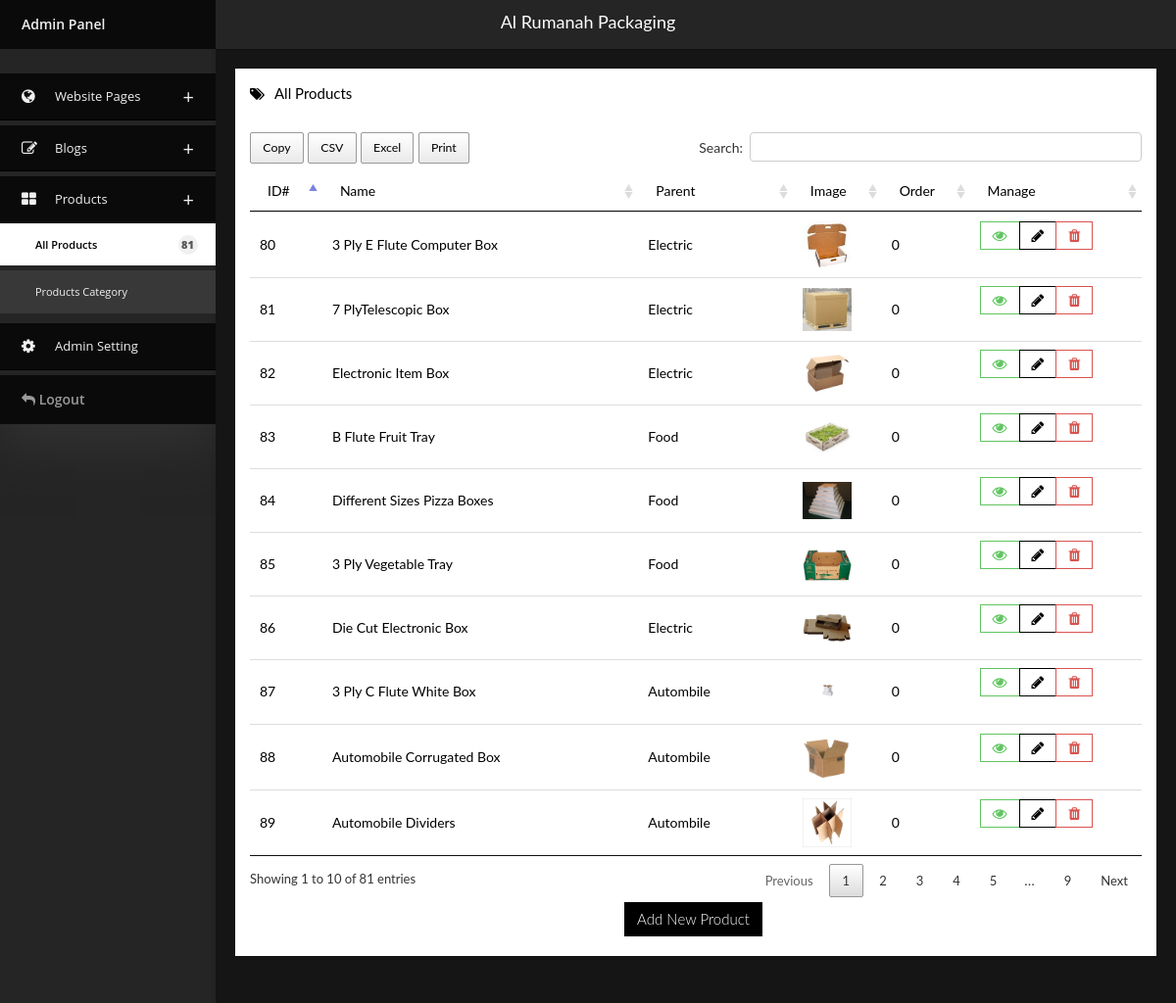
Page /admin757/products (signed in) on the committed database.
### tables this page shows
CREATE TABLE IF NOT EXISTS `contact` (
  `id` int(11) NOT NULL AUTO_INCREMENT,
  `sitename` text,
  `logo` text,
  `phone` text,
  `email` text,
  `address` text,
  `gmaps` text,
  `cover` text,
  `post` text,
  `fpost` text,
  `facebook` text,
  `twitter` text,
  `insta` text,
  `youtube` text,
  PRIMARY KEY (`id`)
);

CREATE TABLE IF NOT EXISTS `product` (
  `id` int(11) NOT NULL AUTO_INCREMENT,
  `pid` int(11) DEFAULT NULL,
  `pslug` varchar(90) DEFAULT NULL,
  `name` text,
  `slug` varchar(90) DEFAULT NULL,
  `brand` int(11) DEFAULT NULL,
  `price` int(11) NOT NULL DEFAULT '0',
  `sale` int(11) NOT NULL DEFAULT '0',
  `saleprice` int(11) DEFAULT NULL,
  `sizesm` int(11) NOT NULL DEFAULT '0',
  `sizemd` int(11) NOT NULL DEFAULT '0',
  `sizelg` int(11) NOT NULL DEFAULT '0',
  `metak` text,
  `metad` text,
  `desp` text,
  `img1` text,
  `img2` text,
  `img3` text,
  `img4` text,
  `img5` int(11) DEFAULT NULL,
  `feat` int(11) NOT NULL DEFAULT '0',
  `ordr` int(11) NOT NULL DEFAULT '1',
  `pending` int(11) NOT NULL DEFAULT '0',
  PRIMARY KEY (`id`),
  UNIQUE KEY `slug` (`slug`)
);

CREATE TABLE IF NOT EXISTS `productcat` (
  `id` int(11) NOT NULL AUTO_INCREMENT,
  `name` text,
  `slug` varchar(40) DEFAULT NULL,
  `img` text,
  `desp` text,
  `feat` text,
  `ordr` int(11) DEFAULT NULL,
  PRIMARY KEY (`id`),
  UNIQUE KEY `slug` (`slug`)
);

### admin757/products.php (the view, shortened to what this page needs)
<html>
<head>
  <?php include('include/head.php') ?>
  <link rel="stylesheet" type="text/css"  href="dt/jquery.dataTables.min.css" />
  <link rel="stylesheet" type="text/css"  href="dt/buttons.dataTables.min.css" />
  <?php if(!empty( $_GET['page_name'])) $link = $_GET['page_name'] ?>
</head>
<body onload="showtoast()"  class="page-header-fixed bg-1 sidebar-nav">
  <div class="modal-shiftfix">
    <?php include('include/header.php') ?>
    <div class="container-fluid main-content">
      <div class="row">
        <div class="col-lg-12">
          <div class="widget-container fluid-height clearfix">
            <div class="heading">
              <i class="fa fa-tags"></i>All Products
            </div>
            <div class="widget-content padded clearfix">
          <table class="table "  id="example" >
            <thead>
             <tr>
              <td>ID#</td>
              <td>Name </td>
              <td>Parent </td>
              <td>Image</td>
              <td>Order</td>
              <td>Manage</td>
            </tr>
          </thead>
          <tbody>
            <?php
                $rows =mysqli_query($con,"SELECT * FROM product  ORDER BY ordr " ) or die(mysqli_error($con));
                $n=1;
                while($row=mysqli_fetch_array($rows)){
                  $slug = $row['slug'];
                  $name = $row['name'];
                  $img = $row['img1'];
                  $pslug = $row['pslug'];
                  $ordr = $row['ordr'];
                  $id = $row['id'];
                    $rowst =mysqli_query($con,"SELECT name FROM productcat WHERE slug='$pslug'  ORDER BY ordr " ) or die(mysqli_error($con));
                while($rowt=mysqli_fetch_array($rowst)){
                  $pname = $rowt['name'];  }
                  ?>
                <tr class="orow" >
                  <td onclick="window.location='dproducts-<?php echo $slug ?>'">
                   <?php echo $id ?>
                 </td>
                 <td onclick="window.location='dproducts-<?php echo $slug ?>'"> <?php echo $name ?> </td>
                 <td onclick="window.location='dproducts-<?php echo $slug ?>'"> <?php echo $pname ?> </td>
                 <td onclick="window.location='dproducts-<?php echo $slug ?>'"><img src="../images/products/<?php echo $img ?>" style="width: 50px; "></td>
                 <td onclick="window.location='dproducts-<?php echo $slug ?>'"><?php echo $ordr ?></td>
                 <td>
            <form method="post" action="" enctype="multipart/form-data">
                        <div class="btn-group">
                            <a href="dproducts-<?php echo $slug ?>" class="btn btn-success-outline" value="<?php echo $id ?>"> <i class="fa fa-eye"></i></a>
                            <a href="dproducts-<?php echo $slug ?>" class="btn btn-primary-outline" value="<?php echo $id ?>"> <i class="fa fa-pencil"></i></a>
                            <button type="submit" name="delpro<?php echo $n ?>" class="btn btn-danger-outline" value="<?php echo $id ?>"> <i class="fa fa-trash"></i></button>
             </form>
                        </div>
                  </td>
               </tr>
             <?php } ?>
                <div class="text-center">
                              <button type="button" class="btn btn-primary" data-toggle="modal" data-target="#clientModal">
                                Add New Product
                              </button>
                  </div>
      <div class="space"></div>
</body>
</html>

### admin757/include/head.php (shortened to what this page needs)
 <?php include"../include/connect.php";?>
<?php
$rows =mysqli_query($con,"SELECT * FROM contact " ) or die(mysqli_error($con));
while($row=mysqli_fetch_array($rows)){
  $sitename = $row['sitename'];
}
?>
<link rel="stylesheet" href="../plugins/font-awesome/css/font-awesome.min.css">
<link href="stylesheets/bootstrap.min.css" media="all" rel="stylesheet" type="text/css" />
<link href="stylesheets/hightop-font.css" media="all" rel="stylesheet" type="text/css" />
<link href="stylesheets/isotope.css" media="all" rel="stylesheet" type="text/css" />
<link href="stylesheets/jquery.fancybox.css" media="all" rel="stylesheet" type="text/css" />
<link href="stylesheets/fullcalendar.css" media="all" rel="stylesheet" type="text/css" />
<link href="stylesheets/wizard.css" media="all" rel="stylesheet" type="text/css" />
<link href="stylesheets/select2.css" media="all" rel="stylesheet" type="text/css" />
<link href="stylesheets/morris.css" media="all" rel="stylesheet" type="text/css" />
<link href="stylesheets/datatables.css" media="all" rel="stylesheet" type="text/css" />
<link href="stylesheets/datepicker.css" media="all" rel="stylesheet" type="text/css" />
<link href="stylesheets/timepicker.css" media="all" rel="stylesheet" type="text/css" />
<link href="stylesheets/colorpicker.css" media="all" rel="stylesheet" type="text/css" />
<link href="stylesheets/bootstrap-switch.css" media="all" rel="stylesheet" type="text/css" />
<link href="stylesheets/bootstrap-editable.css" media="all" rel="stylesheet" type="text/css" />
<link href="stylesheets/daterange-picker.css" media="all" rel="stylesheet" type="text/css" />
<link href="stylesheets/typeahead.css" media="all" rel="stylesheet" type="text/css" />
<link href="stylesheets/summernote.css" media="all" rel="stylesheet" type="text/css" />
<link href="stylesheets/ladda-themeless.min.css" media="all" rel="stylesheet" type="text/css" />
<link href="stylesheets/social-buttons.css" media="all" rel="stylesheet" type="text/css" />
<link href="stylesheets/jquery.fileupload-ui.css" media="screen" rel="stylesheet" type="text/css" />
<link href="stylesheets/dropzone.css" media="screen" rel="stylesheet" type="text/css" />
<link href="stylesheets/nestable.css" media="screen" rel="stylesheet" type="text/css" />
<link href="stylesheets/pygments.css" media="all" rel="stylesheet" type="text/css" />
<link href="stylesheets/style.css" media="all" rel="stylesheet" type="text/css" />
<link rel="stylesheet" href="../plugins/font-awesome/css/font-awesome.min.css">
<link rel="stylesheet" type="text/css" href="newadmin/menu.css">
<link href="custom.css" media="all" rel="stylesheet" type="text/css" />

### admin757/include/header.php (shortened to what this page needs)
<div class="navbar navbar-fixed-top">
    <div class="text-center sitetext">  <?php echo $sitename ?>  </div>
    <div class="container-fluid main-nav clearfix">
    <div class="nav-collapse">
      <ul class="nav">
        <div id="jquery-accordion-menu" class="jquery-accordion-menu black">
        <div class="jquery-accordion-menu-header" style="margin-bottom: 25px;">Admin Panel</div>
        <ul>
          <li><a href="#"><i class="fa fa-globe"></i>Website Pages </a>
          </li>
  <li><a href="#"><i class="fa fa-edit"></i>Blogs </a>
          </li>
          <li><a href="#"><i class="fa fa-th-large"></i>Products  </a>
            <ul class="submenu" >
              <li><a <?php if($link=='products') echo'class="active"'?> href="products"> All Products <span class="jquery-accordion-menu-label">
                <?php
                $rows =mysqli_query($con,"SELECT * FROM product  ORDER BY ordr" ) or die(mysqli_error($con));
                echo $rowcount=mysqli_num_rows($rows)
                ?>
               </span> </a></li>
              <li><a <?php if($link=='productscat') echo'class="active"'?> href="productscat"> Products Category </a></li>
            </ul>
          </li>
          <li><a <?php if($link=='manages') echo'class="active"'?> href="manages"><i class="fa fa-cog"></i>Admin Setting </a></li>
        </ul>
        <div class="jquery-accordion-menu-footer"><a style="color: #999" href="logout.php"> <i class="fa fa-mail-reply  "></i> Logout </a> </div>
      </div>
      </ul>
    </div>
  </div>
</div>

### admin757/stylesheets/datatables.css (style rules this page uses)
table.dataTable { clear:both; margin-bottom: 10px; }

### admin757/newadmin/menu.css (style rules this page uses)
* { box-sizing:border-box; -moz-box-sizing:border-box; -webkit-box-sizing:border-box; }
body { background: #f0f0f0; }
.jquery-accordion-menu,.jquery-accordion-menu { font-family:'Open Sans',sans-serif;box-sizing:border-box;-moz-box-sizing:border-box;-webkit-box-sizing:border-box;outline:0 }
.jquery-accordion-menu { min-width:260px;float:left;position:relative;box-shadow:0 20px 50px #333 }
.jquery-accordion-menu .jquery-accordion-menu-footer,.jquery-accordion-menu .jquery-accordion-menu-header { width:100%;height:50px;padding-left:22px;float:left;line-height:50px;font-weight:600;color:#f0f0f0;background:#414956 }
.jquery-accordion-menu ul { margin:0;padding:0;list-style:none }
.jquery-accordion-menu ul li { width:100%;display:block;float:left;position:relative }
.jquery-accordion-menu ul li a { width:100%;padding:14px 22px;float:left;text-decoration:none;color:#f0f0f0;font-size:13px;background:#414956;white-space:nowrap;position:relative;overflow:hidden;-o-transition:color .2s linear,background .2s linear;-moz-transition:color .2s linear,background .2s linear;-webkit-transition:color .2s linear,background .2s linear;transition:color .2s linear,background .2s linear }
.jquery-accordion-menu>ul>li>a { border-bottom:solid 1px #3b424d }
.jquery-accordion-menu ul li a i { width:34px;float:left;line-height:18px;font-size:16px;text-align:left }
.jquery-accordion-menu ul ul.submenu,.jquery-accordion-menu ul ul.submenu li ul.submenu { width:100%;display:none;position:static }
.jquery-accordion-menu ul ul.submenu li { clear:both;width:100% }
.jquery-accordion-menu ul ul.submenu li a { width:100%;float:left;font-size:11px;background:#383838;border-top:none;position:relative;border-left:solid 6px transparent;-o-transition:border .2s linear;-moz-transition:border .2s linear;-webkit-transition:border .2s linear;transition:border .2s linear }
.jquery-accordion-menu ul ul.submenu>li>a { padding-left:30px }
.jquery-accordion-menu ul li .jquery-accordion-menu-label,.jquery-accordion-menu ul ul.submenu li .jquery-accordion-menu-label { min-width:20px;padding:1px 2px 1px 1px;position:absolute;right:18px;top:14px;font-size:11px;font-weight:800;color:#555;text-align:center;line-height:18px;background:#f0f0f0;border-radius:100% }
.jquery-accordion-menu ul ul.submenu li .jquery-accordion-menu-label { top:12px }
.black.jquery-accordion-menu .jquery-accordion-menu-footer,.black.jquery-accordion-menu .jquery-accordion-menu-header,.black.jquery-accordion-menu ul li a { background:#292929 }
.black.jquery-accordion-menu>ul>li>a { border-bottom-color:#222 }

### admin757/custom.css (style rules this page uses)
:root { --theme-color: #000; --theme-text: #fff; --text-color: #000; --hover-color: #7d0000; }
a { color:var(--theme-color); }
.btn { border-radius:0px; }
.btn { font-size: 15px; }
table { width: 100%; }
.space { height: 400px; }
.orow { cursor: pointer; transition: linear 0.2s; }
.sitetext { padding: 10px; color: #fff; font-size: 18px; }
body.sidebar-nav .navbar .container-fluid.main-nav { background: #252525; }
body.sidebar-nav .navbar .container-fluid.main-nav { padding-top: 0px; }
.jquery-accordion-menu { min-width: 200; }
body.sidebar-nav .navbar { height: 50px !important; background: #252525; }
body.bg-1 { background: #151515; }
body.sidebar-nav .navbar .container-fluid.main-nav .nav-collapse .nav { padding-left: 0px; text-align: left; }
.jquery-accordion-menu ul ul.submenu>li>a.active { background: #ffffff; color: var(--theme-color); font-weight: 600; }
.black.jquery-accordion-menu .jquery-accordion-menu-footer, .black.jquery-accordion-menu .jquery-accordion-menu-header, .black.jquery-accordion-menu ul li a { background: #0a0a0a; }
.black.jquery-accordion-menu>ul>li>a { border-bottom-color: var(--theme-color); }

### rows in the picture
contact: sitename "Al Rumanah Packaging"
product: id "80", name "3 Ply E Flute Computer Box", productcat.name "Electric", img1 (picture), ordr "0"
product: id "81", name "7 PlyTelescopic Box", productcat.name "Electric", img1 (picture), ordr "0"
product: id "82", name "Electronic Item Box", productcat.name "Electric", img1 (picture), ordr "0"
product: id "83", name "B Flute Fruit Tray", productcat.name "Food", img1 (picture), ordr "0"
product: id "84", name "Different Sizes Pizza Boxes", productcat.name "Food", img1 (picture), ordr "0"
product: id "85", name "3 Ply Vegetable Tray", productcat.name "Food", img1 (picture), ordr "0"
product: id "86", name "Die Cut Electronic Box", productcat.name "Electric", img1 (picture), ordr "0"
product: id "87", name "3 Ply C Flute White Box", productcat.name "Autombile", img1 (picture), ordr "0"
product: id "88", name "Automobile Corrugated Box", img1 (picture), ordr "0"
productcat: name "Autombile"
product: id "89", name "Automobile Dividers", img1 (picture), ordr "0"

### other values in the picture
$rowcount=mysqli_num_rows($rows) "81"
